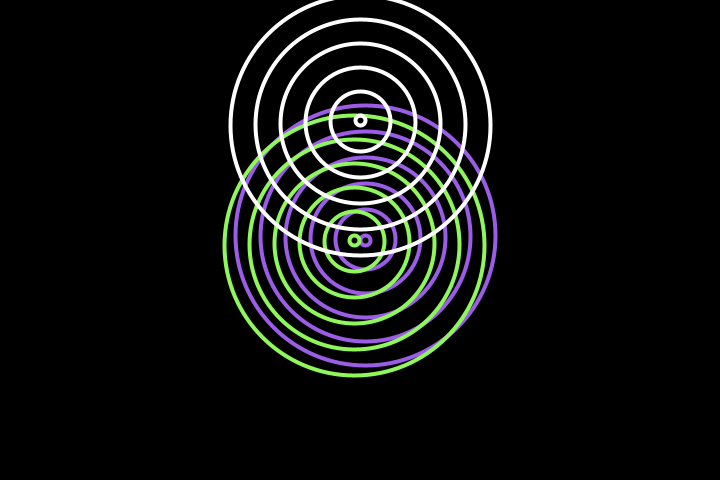
Frame 1 (no input)
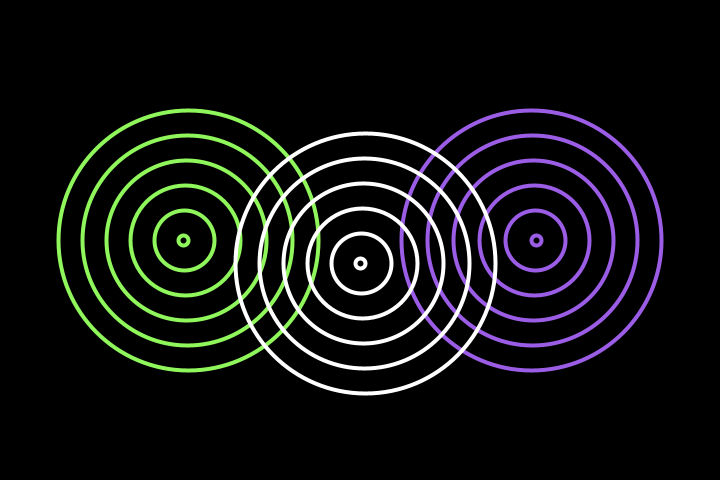
Frame 60 (the mouse pressed at the canvas centre just before this capture)
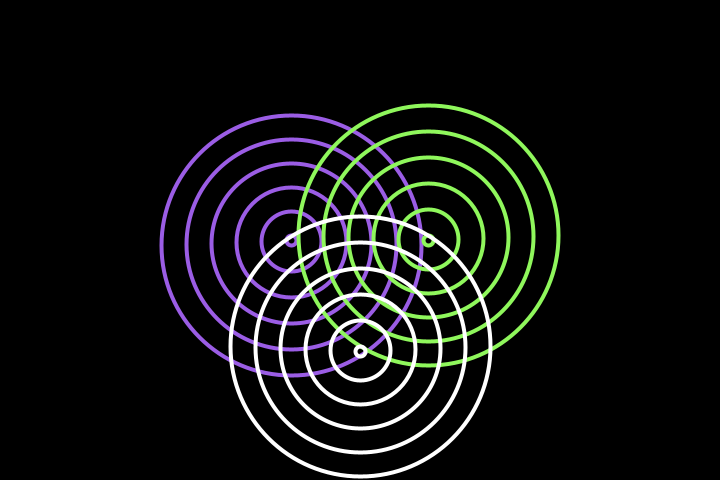
Frame 120 (the mouse held since frame 60 and released just before this capture)

The Processing sketch that drew these frames (run headless with seeded random() and noise(); from frame 60 on, the mouse is pressed at the canvas centre):

// Processing sketch: patern14
// ── patern14.pde
void setup() {
  size(720, 480);
  frameRate(120);
}

void draw() {
  background(0);
  
  stroke(155, 93, 229);
  tile(int(sin(frameCount * (1 / 34.)) * (width / 4) + width / 2), height/2, false);
  
  stroke(143, 247, 92);
  tile(int(-sin(frameCount * (1 / 34.)) * (width / 4) + width / 2), height/2, true);
  
  stroke(255, 255, 255);
  tile(width/2, int(-cos(frameCount * (1 / 34.)) * (height / 4) + height / 2), true);
}

void tile(int xpos, int ypos, boolean reverseDirection) {
  noFill();
  strokeWeight(4);
  int step = 10;
  while (step < 300) {
    // Bounce off the frame edges
    if (xpos < 0 || xpos > width) {
      xpos = constrain(xpos, 0, width);
    }
    if (ypos < 0 || ypos > height) {
      ypos = constrain(ypos, 0, height);
    }
    
    circle(xpos, ypos, step);
    
    if (reverseDirection) {
      xpos += int(sin(frameCount * (1 / 34.)) * 2);
      ypos += int(cos(frameCount * (1 / 34.)) * 2);
    } else {
      xpos -= int(sin(frameCount * (1 / 34.)) * 2);
      ypos -= int(cos(frameCount * (1 / 34.)) * 2);
    }
    
    // Adjust step increment here
    step = step + 50;
  }
}
